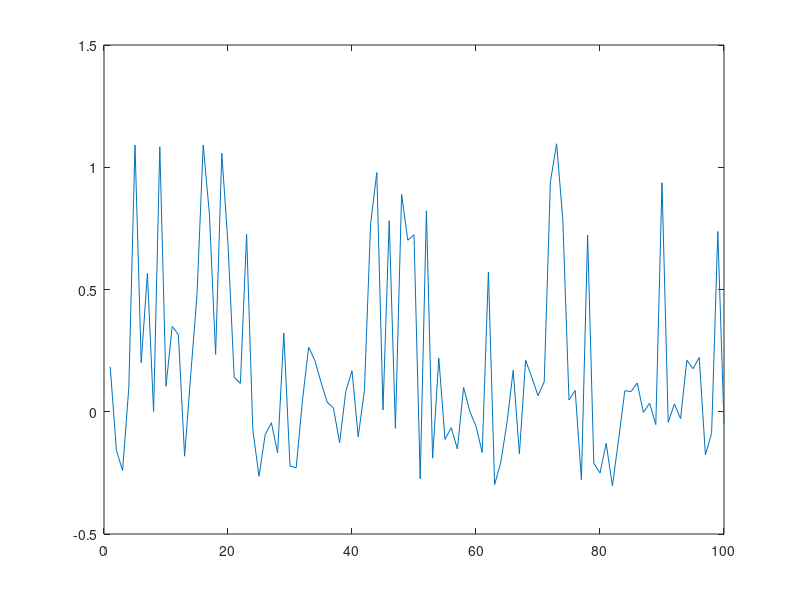

The MATLAB script that drew this image: (Note: this script raises an error after producing the figure.)
X = 6.* rand (100 , 3) - 3;
Y = sinc (X(: ,1)) + 0.1.* randn (100 ,1) ;

figure;
plot(Y);

gam = 0.2632;
sig2 = 0.2218;

[ selected , ranking, costs] = bay_lssvmARD ({X, Y, 'f', gam , sig2 });

OptX1 = X(:,1);

OptX2 = [X(:,1),X(:,2)];

OptX3 = [X(:,1),X(:,2), X(:,3)];

% [alpha,b] = trainlssvm({X,Y,'f',gam,sig2,'RBF_kernel'});
% plotlssvm({X,Y,'f',gam,sig2,'RBF_kernel','preprocess'},{alpha,b});

position = [1,2,3];

plotData = [position;costs];
figure;
bar(costs);
hold on;
% plot(position);
